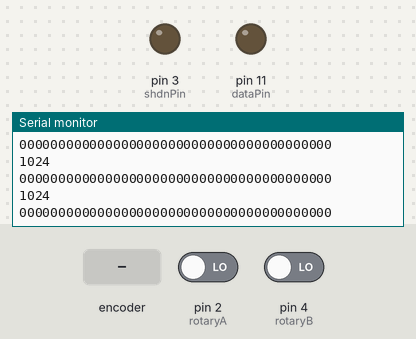
A sketch run on a simulated Arduino Uno, built with avr-gcc and run on an emulated ATmega328P. Shown: output pins drawn as LEDs (lit = HIGH), the last lines printed to the serial monitor. The test bench sets the inputs (shaded band); at power-on: pin 2 (rotaryA) LOW, pin 4 (rotaryB) LOW. The local clock reads 2024-03-15 10:24:30 at power-on unless the sketch sets it; pins used as bus, display or sensor lines are not drawn.

Above: at 1.2 s.
1.3 s: rotary encoder on pin 2 (rotaryA) / pin 4 (rotaryB) turned 1 step (first pin leading)
At 1.42 s:
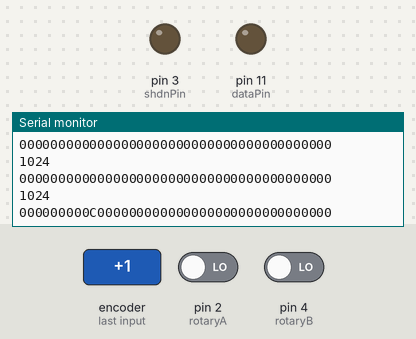
3.0 s: rotary encoder on pin 2 (rotaryA) / pin 4 (rotaryB) turned 3 steps (first pin leading)
At 3.52 s:
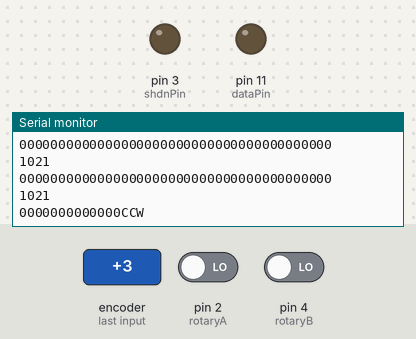
Timing chart, 0 to 6.0 s (numbered marks = the images above; inputs shaded):
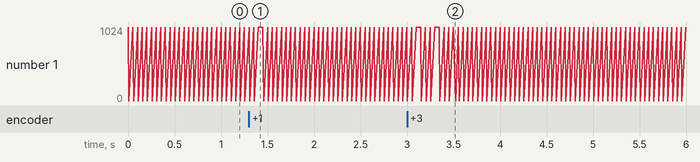

Measured:
- after the input at 1.3 s, the serial monitor: prints a new line after 0.11 s (image 1)
- after the input at 3.0 s, the serial monitor: prints a new line after 0.10 s (image 2)
- plotted number 1: 0 → 1023 after the input at 1.3 s

The sketch:

clock.ino
```cpp
#include <DS1307RTC.h>
#include <Wire.h>
#include <TimeLib.h>

//Pin connected to ST_CP of 74HC595
int latchPin = 12;
//Pin connected to SH_CP of 74HC595
int clockPin = 8;
////Pin connected to DS of 74HC595
int dataPin = 11;
int rotaryA = 2;
int rotaryB = 4;

int shdnPin = 3;

volatile int master_count = 0; // universal count
volatile byte INTFLAG1 = 0; // interrupt status flag

//holders for infromation you're going to pass to shifting function
byte data;
tmElements_t tm;
tmElements_t newtm;

void setup() {
  //set pins to output because they are addressed in the main loop

  pinMode(clockPin, OUTPUT);
  pinMode(dataPin, OUTPUT);
  pinMode(latchPin, OUTPUT);
  pinMode(rotaryA, INPUT);
  pinMode(rotaryB, INPUT);
  Serial.begin(9600);
  if (!RTC.read(tm)) {
    getTime(__TIME__);
    RTC.write(tm);
  }

  attachInterrupt(0, flag, RISING);
  pinMode(shdnPin, OUTPUT);
  digitalWrite(shdnPin, LOW);
}

void loop() {
  if(INTFLAG1)
  {
    RTC.write(newtm);
    INTFLAG1 = 0;
  }
  RTC.read(tm);
  int digits = tm.Hour * 100 + tm.Minute;
  Serial.println(digits);
  shiftOut(dataPin, clockPin, latchPin, digits);
}


// the heart of the program
void shiftOut(int myDataPin, int myClockPin, int latchPin, int digits) {
  // This shifts 8 bits out MSB first,
  //on the rising edge of the clock,
  //clock idles low

  //internal function setup
  int i=0;
  int pinState;
  digitalWrite(myDataPin, 0);
  digitalWrite(myClockPin, 0);
  digitalWrite(latchPin, 0);
  int reverseDigits;
  for(int i = 0; i < 4; i++)
  {
    reverseDigits *= 10;
    int digit = digits % 10;
    digits = (int)floor(digits / 10);
    reverseDigits += digit;
  }

  for(int j = 0; j < 4; j++)
  {
    int digit = reverseDigits % 10;
    reverseDigits = (int)floor(reverseDigits / 10);
    for (i=1; i<=10; i++)  {
      digitalWrite(myClockPin, 0);
      pinState= digit == i%10;
      Serial.print(pinState);
      //Sets the pin to HIGH or LOW depending on pinState
      digitalWrite(myDataPin, pinState);
      //register shifts bits on upstroke of clock pin
      digitalWrite(myClockPin, 1);
      //zero the data pin after shift to prevent bleed through
      digitalWrite(myDataPin, 0);
    }
  }
  digitalWrite(latchPin, 1);
  Serial.println();
  digitalWrite(myClockPin, 0);
}

void flag() {
  newtm = tm;
  time_t unixTime = makeTime(newtm);
  if (digitalRead(rotaryA) && !digitalRead(rotaryB)) {
    Serial.println("CCW");
    unixTime -= unixTime % 60;
    unixTime -= 60;
    breakTime(unixTime, newtm);
  }
  if (digitalRead(rotaryA) && digitalRead(rotaryB)) {
    Serial.println("CW");
    unixTime -= unixTime % 60;
    unixTime += 60;
    breakTime(unixTime, newtm);
  }
  INTFLAG1 = 1;
}

bool getTime(const char *str)
{
  int Hour, Min, Sec;

  if (sscanf(str, "%d:%d:%d", &Hour, &Min, &Sec) != 3) return false;
  tm.Hour = Hour;
  tm.Minute = Min;
  tm.Second = Sec;
  return true;
}
```
